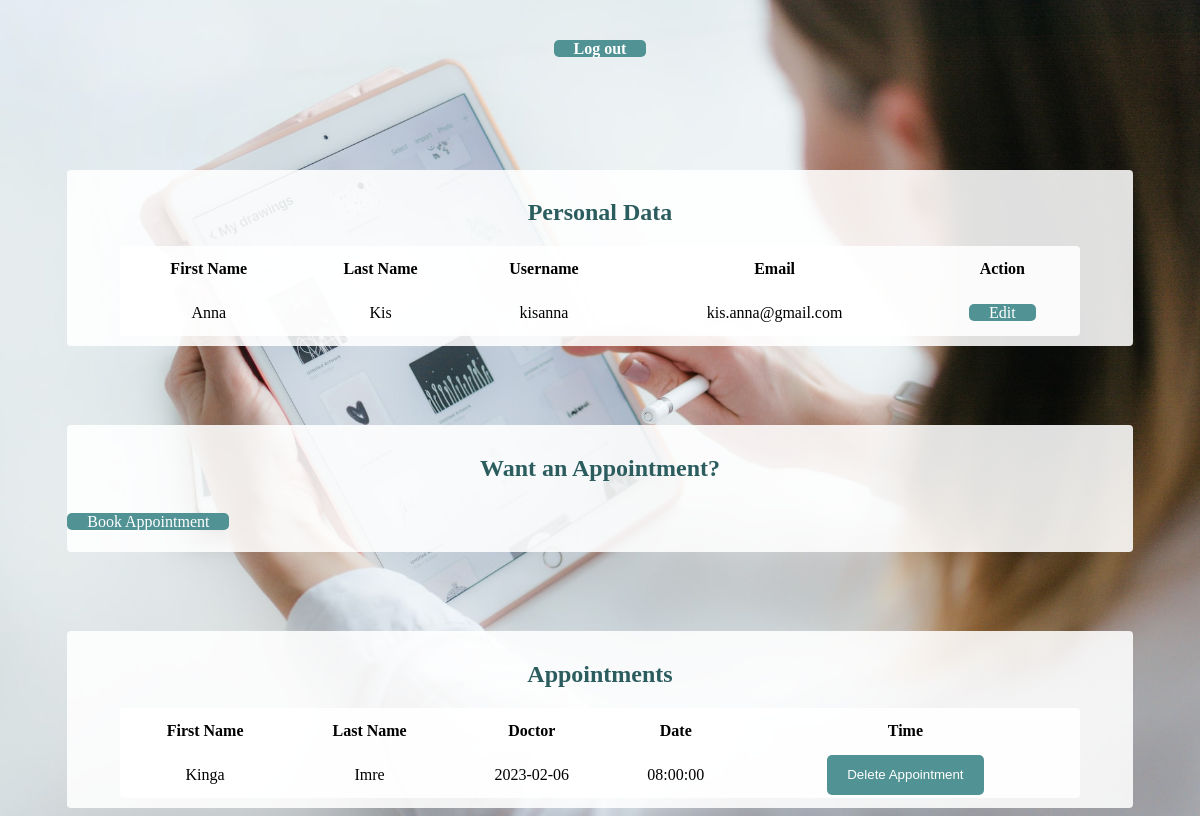
Screenshot of /HomePage.php with the database file from the repository.
### tables this page shows
CREATE TABLE appointments(
    `appointment_id` int(10) NOT NULL AUTO_INCREMENT,
    `user_id` int(10),
    `doctor_id` int(10),
    `date` date NOT NULL,
    `time` time NOT NULL,
    `taken` boolean NOT NULL,
    PRIMARY KEY (`appointment_id`),
    FOREIGN KEY (`user_id`) REFERENCES users(user_id),
    FOREIGN KEY (`doctor_id`) REFERENCES doctors(doctor_id)
);

CREATE TABLE users(
    `user_id` int(10) NOT NULL AUTO_INCREMENT,
    `first_name` varchar(100) NOT NULL,
    `last_name` varchar(100) NOT NULL,
    `username` varchar(100) NOT NULL,
    `email` varchar(100) NOT NULL,
    `password` varchar(100) NOT NULL,
    `created_at` DATETIME DEFAULT CURRENT_TIMESTAMP,
    PRIMARY KEY (`user_id`)
);

CREATE TABLE doctors(
    `doctor_id` int(10) NOT NULL AUTO_INCREMENT,
    `d_first_name` varchar(100) NOT NULL,
    `d_last_name` varchar(100) NOT NULL,
    `d_username` varchar(100) NOT NULL,
    `d_email` varchar(100) NOT NULL,
    `d_password` varchar(100) NOT NULL,
    `specialization` varchar(100) NOT NULL,
    PRIMARY KEY (`doctor_id`)
);

### HomePage.php (the view, shortened to what this page needs)
<?php
require './database/code.php';
?>
<!doctype html>
<html lang="en">
<head>
    <link rel="stylesheet" href="./assets/styles/general.css">
</head>
<body>
    <div class="">
        <div class="content">
            <h4>
                <a href="./index.php" class="btn">Log out</a>
            </h4>
            <div class="booking">
                <h2>Personal Data</h2>
                <table class="">
                    <thead>
                        <tr>
                            <th>First Name</th>
                            <th>Last Name</th>
                            <th>Username</th>
                            <th>Email</th>
                            <th>Action</th>
                        </tr>
                    </thead>
                    <tbody>
                        <?php
                        $query = "SELECT * FROM users INNER JOIN appointments ON users.user_id = appointments.user_id";
                        $query_run = mysqli_query($con, $query);
                        if (mysqli_num_rows($query_run) > 0) {
                            foreach ($query_run as $user) {
                                ?>
                                <tr>
                                    <td>
                                        <?= $user['first_name']; ?>
                                    </td>
                                    <td>
                                        <?= $user['last_name']; ?>
                                    </td>
                                    <td>
                                        <?= $user['username']; ?>
                                    </td>
                                    <td>
                                        <?= $user['email']; ?>
                                    </td>
                                    <td>
                                        <a href="user-edit.php?id=<?= $user['user_id']; ?>"
                                            class="btn btn-success btn-sm">Edit</a>
                                    </td>
                                </tr>
                                <?php
                            }
                        } else {
                            echo "<h5> No Record Found </h5>";
                        }
                        ?>
                    </tbody>
                </table>
            </div>
            <div class="booking">
                <h2>Want an Appointment?</h2>
                <a href="./booking.php" class="sign">Book Appointment</a></p>
            </div>
            <div class="booking">
                <h2>Appointments</h2>
                <table class="appointments">
                    <thead>
                        <tr>
                            <th>First Name</th>
                            <th>Last Name</th>
                            <th>Doctor</th>
                            <th>Date</th>
                            <th>Time</th>
                            <th></th>
                        </tr>
                    </thead>
                    <tbody>
                        <?php
                        $query = "SELECT * FROM appointments INNER JOIN users ON appointments.user_id = users.user_id INNER JOIN doctors ON appointments.doctor_id = doctors.doctor_id";
                        $query_run = mysqli_query($con, $query);
                        if (mysqli_num_rows($query_run) > 0) {
                            foreach ($query_run as $user) {
                                ?>
                                <?php if ($user['taken'] == true): ?>
                                    <tr>
                                        <td>
                                            <?= $user['d_first_name']; ?>
                                        </td>
                                        <td>
                                            <?= $user['d_last_name']; ?>
                                        </td>
                                        <td>
                                            <?= $user['date']; ?>
                                        </td>
                                        <td>
                                            <?= $user['time']; ?>
                                        </td>
                                        <td>
                                            <form action="" method="POST" class="">
                                                <button type="submit" name="delete_booking" value="<?= $user['user_id']; ?>"
                                                    class="btn">Delete Appointment</button>
                                            </form>
                                        </td>
                                    </tr>
                                <?php endif; ?>
                                <?php
                            }
                        } else {
                            echo "<h5> No Record Found </h5>";
                        }
                        ?>
                    </tbody>
                </table>
            </div>
        </div>
    </div>
</body>
</html>

### assets/styles/general.css (style rules this page uses)
:root { --primary: rgb(81, 146, 148); --secondary: rgb(116, 124, 199); --title: rgb(43, 92, 94); --bgColor: rgba(255, 255, 255, 0.507); --transparent: rgba(255, 255, 255, 0.87); }
body { height: 100vh; background-image: url('../img/header1.jpg'); background-size: cover; background-repeat: no-repeat; background-attachment: fixed; background-position: center; }
table { background-color: var(--transparent); width: 90%; margin: 0 auto; border-radius: 4px; box-shadow: 0, 20px, 20px, 0; box-shadow: 20px; text-align: center; }
th { height: 40px; }
td { height: 30px; }
.btn { height: 40px; width: max-content; padding: 0 20px; border: none; border-radius: 5px; cursor: pointer; color: white; text-decoration: none; background-color: var(--primary); line-height: 40px; }
.sign { height: 40px; width: max-content; padding: 0 20px; border: none; border-radius: 5px; cursor: pointer; color: white; text-decoration: none; line-height: 40px; background-color: var(--primary); }
.content { height: 100vh; display: flex; flex-direction: column; justify-content: space-between; gap: 0 }
h1, h2, h3, h4, h5, h6 { text-align: center; color: var(--title); }
.booking { background-color: var(--transparent); width: 90%; margin: 0 auto; padding: 10px 0; border-radius: 4px; }

### rows the page displays
appointments: user.first_name "Anna", user.last_name "Kis", user.username "kisanna", user.email "kis.anna@gmail.com", doctor.d_first_name "Kinga", doctor.d_last_name "Imre", date "2023-02-06", time "08:00:00"
